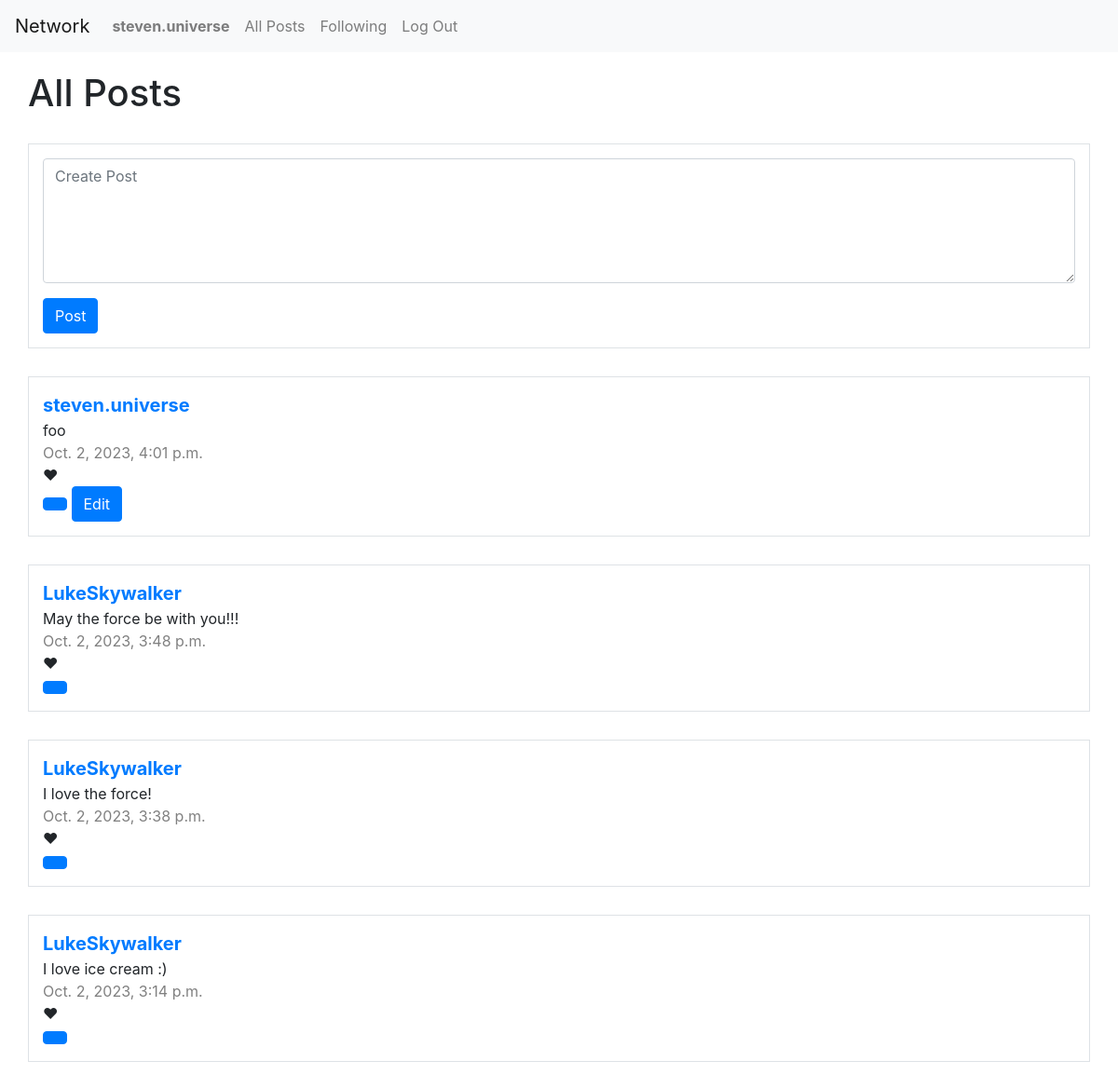
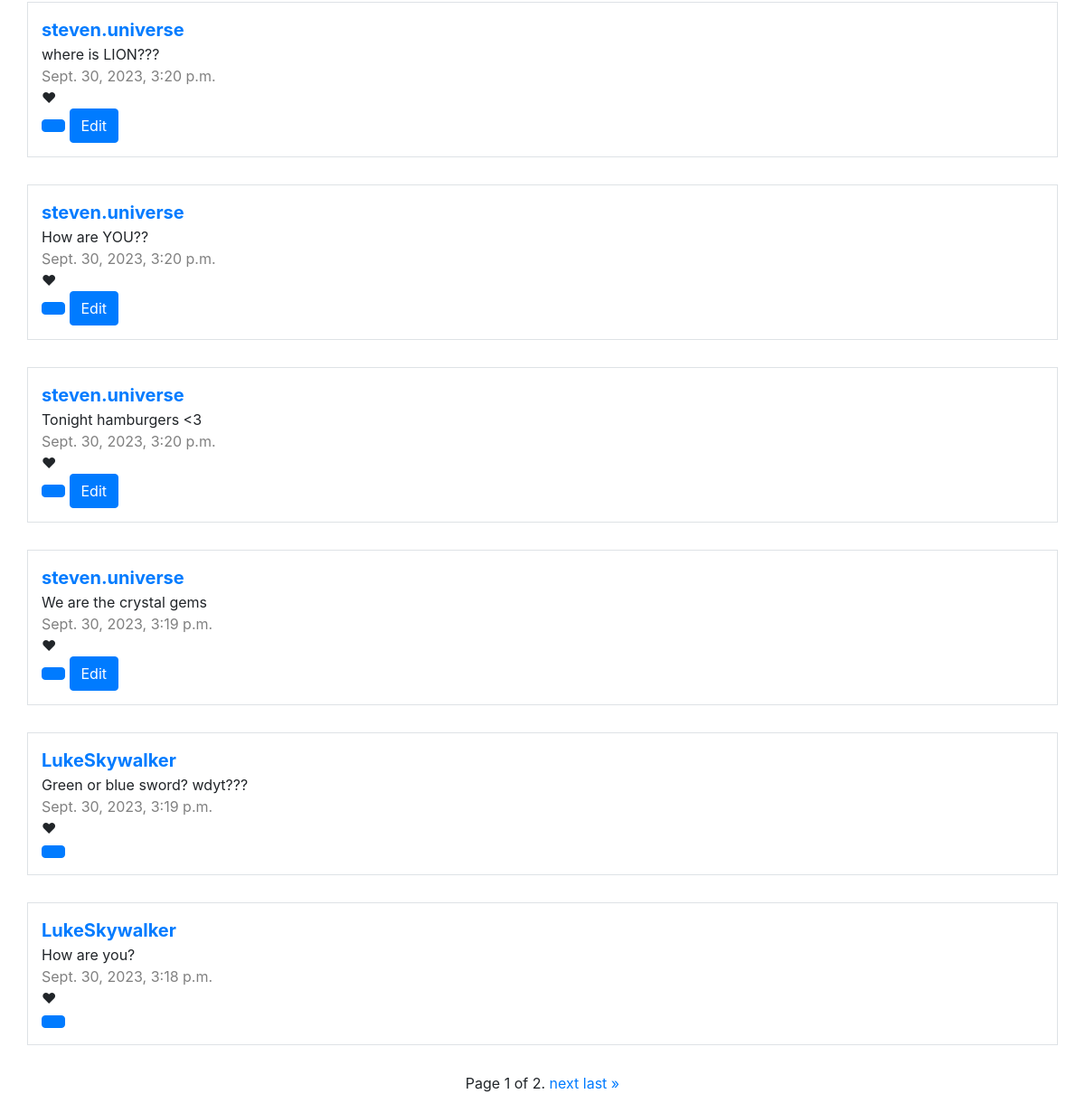
/ (signed in), run on the app's committed database (2 pictures, top to bottom).
### network/models.py (models this page shows)
class User(AbstractUser):
    id = models.BigAutoField(primary_key=True)
    pass

class Post(models.Model):
    id = models.BigAutoField(primary_key=True)
    author = models.ForeignKey(User, on_delete=models.CASCADE)
    content = models.TextField(max_length=512)
    datetime = models.DateTimeField(auto_now_add=True)

### network/views.py (the view)
# urls.py: path("", views.index, name="index"),
def index(request):
    if request.method == 'POST':
        post = Post(
            author = request.user,
            content = request.POST['content']
        )
        post.save()
        return HttpResponseRedirect(reverse('index'))
    else:
        posts = Post.objects.all().order_by('-datetime')
        paginator = Paginator(posts, 10)
        page_number = request.GET.get('page')
        page_obj = paginator.get_page(page_number)
        return render(request, "network/index.html", {
            'posts': page_obj,
            'likes': 0, # TODO
        })

### network/templates/network/index.html (shortened to what this page needs)
{% extends "network/layout.html" %}
{% block body %}
    <div>
        <h1 class="top_left_margin">All Posts</h1>
    </div>
    {% if user.is_authenticated %}
        <form class='border' action="{% url 'index' %}" method="post">
            <div class="form-group">
                <textarea class="form-control" name="content" rows="5" placeholder="Create Post"></textarea>
            </div>
            <input class="btn btn-primary" type="submit" value="Post">
        </form>
    {% endif %}
    {% include "network/posts.html" %}
    {% include "network/pagination.html" %}
{% endblock %}

### network/templates/network/layout.html (shortened to what this page needs)
{% load static %}
<!DOCTYPE html>
<html lang="en">
    <head>
        <link rel="stylesheet" href="https://stackpath.bootstrapcdn.com/bootstrap/4.4.1/css/bootstrap.min.css">
        <link href="{% static 'network/styles.css' %}" rel="stylesheet">
    </head>
    <body>
        <nav class="navbar navbar-expand-lg navbar-light bg-light">
            <a class="navbar-brand" href="#">Network</a>
            <div>
              <ul class="navbar-nav mr-auto">
                {% if user.is_authenticated %}
                    <li class="nav-item">
                        <a class="nav-link" href="#"><strong>{{ user.username }}</strong></a>
                    </li>
                {% endif %}
                <li class="nav-item">
                  <a class="nav-link" href="{% url 'index' %}">All Posts</a>
                </li>
                {% if user.is_authenticated %}
                    <li class="nav-item">
                        <a class="nav-link" href="{% url 'following' %}">Following</a>
                    </li>
                    <li class="nav-item">
                        <a class="nav-link" href="{% url 'logout' %}">Log Out</a>
                    </li>
                {% endif %}
              </ul>
            </div>
          </nav>
        <div class="body">
            {% block body %}
            {% endblock %}
        </div>
    </body>
</html>

### network/templates/network/posts.html (shortened to what this page needs)
{% for post in posts %}
<div id="{{ post.id }}" class='border post'>
    <a style="font-weight: bold; font-size: 20px;" href="{% url 'profile' post.author %}">{{ post.author }}</a>
    <div id="content{{ post.id }}" >{{ post.content }}</div>
    <div style="color: grey;">{{ post.datetime }}</div>
    <span>&#10084</span>
    <br>
    {% if user.is_authenticated %}
        <button id="like-button{{ post.id }}" class="btn btn-primary"></button>
        {% if user == post.author %}
            <button id="edit-button{{ post.id }}" class="btn btn-primary">Edit</button>
        {% endif %}
    {% endif %}
</div>
{% endfor %}

### network/templates/network/layout.html (style rules this page uses)
.border { border: 1px solid black; margin: 30px; padding: 15px; }
.top_left_margin { margin: 20px 30px; }

### data on the page
User: username "steven.universe"
Post: author "steven.universe", content "foo", datetime "Oct. 2, 2023, 4:01 p.m."
Post: author "LukeSkywalker", content "May the force be with you!!!", datetime "Oct. 2, 2023, 3:48 p.m."
Post: author "LukeSkywalker", content "I love the force!", datetime "Oct. 2, 2023, 3:38 p.m."
Post: author "LukeSkywalker", content "I love ice cream :)", datetime "Oct. 2, 2023, 3:14 p.m."
Post: author "steven.universe", content "where is LION???", datetime "Sept. 30, 2023, 3:20 p.m."
Post: author "steven.universe", content "How are YOU??", datetime "Sept. 30, 2023, 3:20 p.m."
Post: author "steven.universe", content "Tonight hamburgers <3", datetime "Sept. 30, 2023, 3:20 p.m."
Post: author "steven.universe", content "We are the crystal gems", datetime "Sept. 30, 2023, 3:19 p.m."
Post: author "LukeSkywalker", content "Green or blue sword? wdyt???", datetime "Sept. 30, 2023, 3:19 p.m."
Post: author "LukeSkywalker", content "How are you?", datetime "Sept. 30, 2023, 3:18 p.m."

### other printed values
{{ posts.number }} "1"
{{ posts.paginator.num_pages }} "2"
